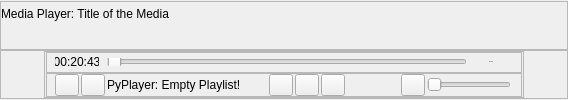
                  <widget class="QWidget" name="mediaPlayer" native="true">
                   <property name="sizePolicy">
                    <sizepolicy hsizetype="Preferred" vsizetype="Expanding">
                     <horstretch>0</horstretch>
                     <verstretch>0</verstretch>
                    </sizepolicy>
                   </property>
                   <property name="minimumSize">
                    <size>
                     <width>0</width>
                     <height>0</height>
                    </size>
                   </property>
                   <property name="maximumSize">
                    <size>
                     <width>16777215</width>
                     <height>16777215</height>
                    </size>
                   </property>
                   <property name="styleSheet">
                    <string notr="true"/>
                   </property>
                   <layout class="QVBoxLayout" name="verticalLayout_23">
                    <property name="spacing">
                     <number>0</number>
                    </property>
                    <property name="leftMargin">
                     <number>0</number>
                    </property>
                    <property name="topMargin">
                     <number>1</number>
                    </property>
                    <property name="rightMargin">
                     <number>0</number>
                    </property>
                    <property name="bottomMargin">
                     <number>1</number>
                    </property>
                    <item>
                     <widget class="QFrame" name="videoPlaybackFrame">
                      <property name="frameShape">
                       <enum>QFrame::StyledPanel</enum>
                      </property>
                      <property name="frameShadow">
                       <enum>QFrame::Raised</enum>
                      </property>
                      <layout class="QVBoxLayout" name="verticalLayout_25">
                       <property name="spacing">
                        <number>0</number>
                       </property>
                       <property name="leftMargin">
                        <number>0</number>
                       </property>
                       <property name="topMargin">
                        <number>0</number>
                       </property>
                       <property name="rightMargin">
                        <number>0</number>
                       </property>
                       <property name="bottomMargin">
                        <number>0</number>
                       </property>
                       <item alignment="Qt::AlignLeft">
                        <widget class="QLabel" name="playerTitleLabel">
                         <property name="styleSheet">
                          <string notr="true"/>
                         </property>
                         <property name="text">
                          <string>Media Player: Title of the Media</string>
                         </property>
                        </widget>
                       </item>
                       <item>
                        <widget class="QFrame" name="videoOutputFrame"/>
                       </item>
                      </layout>
                     </widget>
                    </item>
                    <item>
                     <widget class="QFrame" name="playerControllerFrame">
                      <property name="frameShape">
                       <enum>QFrame::StyledPanel</enum>
                      </property>
                      <property name="frameShadow">
                       <enum>QFrame::Raised</enum>
                      </property>
                      <layout class="QHBoxLayout" name="horizontalLayout_28" stretch="1,2,1">
                       <property name="spacing">
                        <number>0</number>
                       </property>
                       <property name="leftMargin">
                        <number>0</number>
                       </property>
                       <property name="topMargin">
                        <number>0</number>
                       </property>
                       <property name="rightMargin">
                        <number>0</number>
                       </property>
                       <property name="bottomMargin">
                        <number>0</number>
                       </property>
                       <item>
                        <spacer name="horizontalSpacer_13">
                         <property name="orientation">
                          <enum>Qt::Horizontal</enum>
                         </property>
                         <property name="sizeHint" stdset="0">
                          <size>
                           <width>40</width>
                           <height>20</height>
                          </size>
                         </property>
                        </spacer>
                       </item>
                       <item>
                        <widget class="QFrame" name="mediaPlayerFrame">
                         <property name="minimumSize">
                          <size>
                           <width>480</width>
                           <height>40</height>
                          </size>
                         </property>
                         <property name="maximumSize">
                          <size>
                           <width>16777215</width>
                           <height>48</height>
                          </size>
                         </property>
                         <property name="acceptDrops">
                          <bool>true</bool>
                         </property>
                         <property name="styleSheet">
                          <string notr="true"/>
                         </property>
                         <property name="frameShape">
                          <enum>QFrame::StyledPanel</enum>
                         </property>
                         <property name="frameShadow">
                          <enum>QFrame::Raised</enum>
                         </property>
                         <layout class="QVBoxLayout" name="verticalLayout_24">
                          <property name="spacing">
                           <number>0</number>
                          </property>
                          <property name="leftMargin">
                           <number>1</number>
                          </property>
                          <property name="topMargin">
                           <number>0</number>
                          </property>
                          <property name="rightMargin">
                           <number>1</number>
                          </property>
                          <property name="bottomMargin">
                           <number>0</number>
                          </property>
                          <item>
                           <widget class="QFrame" name="mediaProgressFrame">
                            <property name="styleSheet">
                             <string notr="true"/>
                            </property>
                            <property name="frameShape">
                             <enum>QFrame::StyledPanel</enum>
                            </property>
                            <property name="frameShadow">
                             <enum>QFrame::Raised</enum>
                            </property>
                            <layout class="QHBoxLayout" name="horizontalLayout_26">
                             <property name="spacing">
                              <number>8</number>
                             </property>
                             <property name="leftMargin">
                              <number>8</number>
                             </property>
                             <property name="topMargin">
                              <number>0</number>
                             </property>
                             <property name="rightMargin">
                              <number>8</number>
                             </property>
                             <property name="bottomMargin">
                              <number>0</number>
                             </property>
                             <item>
                              <widget class="QLabel" name="currentPlayingTimeLabel">
                               <property name="sizePolicy">
                                <sizepolicy hsizetype="Preferred" vsizetype="Preferred">
                                 <horstretch>0</horstretch>
                                 <verstretch>0</verstretch>
                                </sizepolicy>
                               </property>
                               <property name="minimumSize">
                                <size>
                                 <width>44</width>
                                 <height>16</height>
                                </size>
                               </property>
                               <property name="maximumSize">
                                <size>
                                 <width>44</width>
                                 <height>16</height>
                                </size>
                               </property>
                               <property name="text">
                                <string>00:20:43</string>
                               </property>
                               <property name="alignment">
                                <set>Qt::AlignCenter</set>
                               </property>
                              </widget>
                             </item>
                             <item>
                              <widget class="QSlider" name="horizontalSlider">
                               <property name="minimumSize">
                                <size>
                                 <width>360</width>
                                 <height>8</height>
                                </size>
                               </property>
                               <property name="maximumSize">
                                <size>
                                 <width>16777215</width>
                                 <height>8</height>
                                </size>
                               </property>
                               <property name="orientation">
                                <enum>Qt::Horizontal</enum>
                               </property>
                              </widget>
                             </item>
                             <item>
                              <widget class="QLabel" name="mediaLengthLabel">
                               <property name="minimumSize">
                                <size>
                                 <width>44</width>
                                 <height>16</height>
                                </size>
                               </property>
                               <property name="maximumSize">
                                <size>
                                 <width>44</width>
                                 <height>16</height>
                                </size>
                               </property>
                               <property name="font">
                                <font>
                                 <family>Helvetica</family>
                                 <pointsize>-1</pointsize>
                                </font>
                               </property>
                               <property name="text">
                                <string>02:10:09</string>
                               </property>
                               <property name="alignment">
                                <set>Qt::AlignCenter</set>
                               </property>
                              </widget>
                             </item>
                            </layout>
                           </widget>
                          </item>
                          <item>
                           <widget class="QFrame" name="mediaButtonsFrame">
                            <property name="styleSheet">
                             <string notr="true"/>
                            </property>
                            <property name="frameShape">
                             <enum>QFrame::StyledPanel</enum>
                            </property>
                            <property name="frameShadow">
                             <enum>QFrame::Raised</enum>
                            </property>
                            <layout class="QHBoxLayout" name="horizontalLayout_27" stretch="0,0,0,8,0,0,0,17,0,0">
                             <property name="spacing">
                              <number>2</number>
                             </property>
                             <property name="leftMargin">
                              <number>8</number>
                             </property>
                             <property name="topMargin">
                              <number>0</number>
                             </property>
                             <property name="rightMargin">
                              <number>10</number>
                             </property>
                             <property name="bottomMargin">
                              <number>0</number>
                             </property>
                             <item alignment="Qt::AlignLeft">
                              <widget class="QPushButton" name="fileOpenBtn">
                               <property name="minimumSize">
                                <size>
                                 <width>22</width>
                                 <height>22</height>
                                </size>
                               </property>
                               <property name="maximumSize">
                                <size>
                                 <width>24</width>
                                 <height>24</height>
                                </size>
                               </property>
                               <property name="toolTip">
                                <string>Selects Folder For Adding Media To Playlist</string>
                               </property>
                               <property name="text">
                                <string/>
                               </property>
                               <property name="icon">
                                <iconset resource="res.qrc">
                                 <normaloff>:/icons/icons/cil-folder-open.png</normaloff>:/icons/icons/cil-folder-open.png</iconset>
                               </property>
                               <property name="iconSize">
                                <size>
                                 <width>22</width>
                                 <height>22</height>
                                </size>
                               </property>
                              </widget>
                             </item>
                             <item alignment="Qt::AlignLeft">
                              <widget class="QPushButton" name="mediaLockBtn">
                               <property name="minimumSize">
                                <size>
                                 <width>22</width>
                                 <height>22</height>
                                </size>
                               </property>
                               <property name="maximumSize">
                                <size>
                                 <width>24</width>
                                 <height>24</height>
                                </size>
                               </property>
                               <property name="toolTip">
                                <string>Locks/Unlocks Media Player</string>
                               </property>
                               <property name="text">
                                <string/>
                               </property>
                               <property name="icon">
                                <iconset resource="res.qrc">
                                 <normaloff>:/icons/icons/cil-lock-locked.png</normaloff>:/icons/icons/cil-lock-locked.png</iconset>
                               </property>
                               <property name="iconSize">
                                <size>
                                 <width>22</width>
                                 <height>22</height>
                                </size>
                               </property>
                              </widget>
                             </item>
                             <item>
                              <widget class="QLabel" name="mediaTitleLabel">
                               <property name="minimumSize">
                                <size>
                                 <width>60</width>
                                 <height>22</height>
                                </size>
                               </property>
                               <property name="maximumSize">
                                <size>
                                 <width>16777215</width>
                                 <height>16777215</height>
                                </size>
                               </property>
                               <property name="sizeIncrement">
                                <size>
                                 <width>0</width>
                                 <height>24</height>
                                </size>
                               </property>
                               <property name="text">
                                <string>PyPlayer: Empty Playlist!</string>
                               </property>
                              </widget>
                             </item>
                             <item>
                              <spacer name="horizontalSpacer_12">
                               <property name="orientation">
                                <enum>Qt::Horizontal</enum>
                               </property>
                               <property name="sizeHint" stdset="0">
                                <size>
                                 <width>40</width>
                                 <height>20</height>
                                </size>
                               </property>
                              </spacer>
                             </item>
                             <item alignment="Qt::AlignHCenter">
                              <widget class="QPushButton" name="mediaPreviousBtn">
                               <property name="minimumSize">
                                <size>
                                 <width>22</width>
                                 <height>22</height>
                                </size>
                               </property>
                               <property name="maximumSize">
                                <size>
                                 <width>24</width>
                                 <height>24</height>
                                </size>
                               </property>
                               <property name="toolTip">
                                <string>Media Previous Button</string>
                               </property>
                               <property name="text">
                                <string/>
                               </property>
                               <property name="icon">
                                <iconset resource="res.qrc">
                                 <normaloff>:/icons/icons/cil-media-step-backward.png</normaloff>:/icons/icons/cil-media-step-backward.png</iconset>
                               </property>
                              </widget>
                             </item>
                             <item alignment="Qt::AlignHCenter">
                              <widget class="QPushButton" name="mediaPlayBtn">
                               <property name="minimumSize">
                                <size>
                                 <width>22</width>
                                 <height>22</height>
                                </size>
                               </property>
                               <property name="maximumSize">
                                <size>
                                 <width>24</width>
                                 <height>24</height>
                                </size>
                               </property>
                               <property name="toolTip">
                                <string>Media Play/Pause Button</string>
                               </property>
                               <property name="text">
                                <string/>
                               </property>
                               <property name="icon">
                                <iconset resource="res.qrc">
                                 <normaloff>:/icons/icons/cil-media-play.png</normaloff>:/icons/icons/cil-media-play.png</iconset>
                               </property>
                               <property name="iconSize">
                                <size>
                                 <width>22</width>
                                 <height>22</height>
                                </size>
                               </property>
                              </widget>
                             </item>
                             <item alignment="Qt::AlignHCenter">
                              <widget class="QPushButton" name="mediaNextBtn">
                               <property name="minimumSize">
                                <size>
                                 <width>22</width>
                                 <height>22</height>
                                </size>
                               </property>
                               <property name="maximumSize">
                                <size>
                                 <width>24</width>
                                 <height>24</height>
                                </size>
                               </property>
                               <property name="toolTip">
                                <string>Media Next Button</string>
                               </property>
                               <property name="text">
                                <string/>
                               </property>
                               <property name="icon">
                                <iconset resource="res.qrc">
                                 <normaloff>:/icons/icons/cil-media-step-forward.png</normaloff>:/icons/icons/cil-media-step-forward.png</iconset>
                               </property>
                              </widget>
                             </item>
                             <item>
                              <spacer name="horizontalSpacer_11">
                               <property name="orientation">
                                <enum>Qt::Horizontal</enum>
                               </property>
                               <property name="sizeHint" stdset="0">
                                <size>
                                 <width>40</width>
                                 <height>20</height>
                                </size>
                               </property>
                              </spacer>
                             </item>
                             <item alignment="Qt::AlignRight">
                              <widget class="QPushButton" name="mediaMuteBtn">
                               <property name="minimumSize">
                                <size>
                                 <width>22</width>
                                 <height>22</height>
                                </size>
                               </property>
                               <property name="maximumSize">
                                <size>
                                 <width>24</width>
                                 <height>24</height>
                                </size>
                               </property>
                               <property name="toolTip">
                                <string>Media Mute Button</string>
                               </property>
                               <property name="text">
                                <string/>
                               </property>
                               <property name="icon">
                                <iconset resource="res.qrc">
                                 <normaloff>:/icons/icons/cil-volume-high.png</normaloff>:/icons/icons/cil-volume-high.png</iconset>
                               </property>
                               <property name="iconSize">
                                <size>
                                 <width>22</width>
                                 <height>22</height>
                                </size>
                               </property>
                              </widget>
                             </item>
                             <item alignment="Qt::AlignRight">
                              <widget class="QSlider" name="mediaVolumeSlider">
                               <property name="minimumSize">
                                <size>
                                 <width>72</width>
                                 <height>22</height>
                                </size>
                               </property>
                               <property name="maximumSize">
                                <size>
                                 <width>16777215</width>
                                 <height>24</height>
                                </size>
                               </property>
                               <property name="styleSheet">
                                <string notr="true"/>
                               </property>
                               <property name="orientation">
                                <enum>Qt::Horizontal</enum>
                               </property>
                              </widget>
                             </item>
                            </layout>
                           </widget>
                          </item>
                         </layout>
                        </widget>
                       </item>
                       <item>
                        <spacer name="horizontalSpacer_14">
                         <property name="orientation">
                          <enum>Qt::Horizontal</enum>
                         </property>
                         <property name="sizeHint" stdset="0">
                          <size>
                           <width>40</width>
                           <height>20</height>
                          </size>
                         </property>
                        </spacer>
                       </item>
                      </layout>
                     </widget>
                    </item>
                   </layout>
                  </widget>
